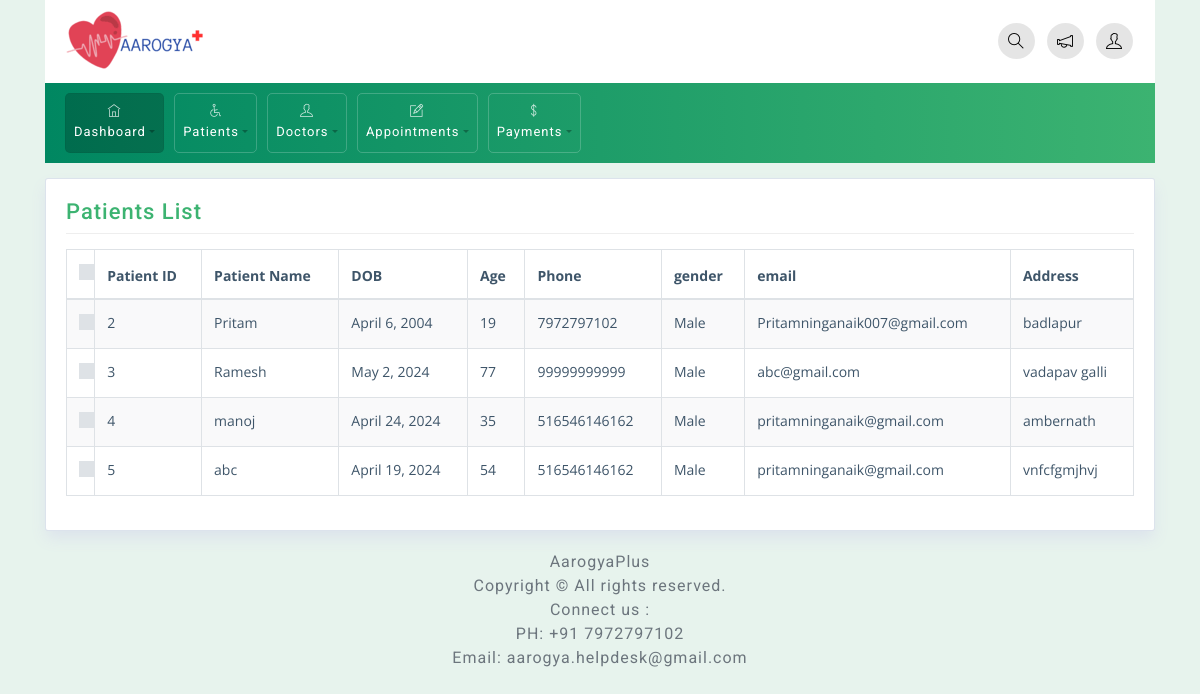
The page /Patients/info (signed in) on the database its author committed.
### app/models.py (models this page shows, shortened)
class Patient(models.Model):
    p_id = models.AutoField(primary_key=True)
    patient_name =models.CharField( max_length=100)
    date_of_birth =models.DateField( max_length=100)
    age = models.IntegerField()
    phone = models.IntegerField()
    email = models.EmailField(max_length=100)
    gender = models.CharField(max_length=50)
    address = models.TextField()

### main_app/decorators.py (the view)
        def wrapper_func(request,*args, **kwargs ):
            group = None
            if request.user.groups.exists():
                group = request.user.groups.all()[0].name
            if group in allowed_roles:
                return view_func(request,*args, **kwargs)
            else:
                return HttpResponse('you are not authorized to view this page')

### main_app/views.py (called while the page is built)
@allowed_users(allowed_roles=['admins'])
def Patient_info(request):
    patients = Patient.objects.all()
    return render(request,'patients/patient_list.html',{'patients': patients})

### templates/patients/patient_list.html (shortened to what this page needs)
{% extends 'base.html' %}
{% block content %}
<div class="container">
    <div class="row">
        <div class="col-md-12">
            <div class="widget-area-2 proclinic-box-shadow">
                <h3 class="widget-title">Patients List</h3>
                <div class="table-responsive mb-3">
                    <table id="tableId" class="table table-bordered table-striped">
                        <thead>
                            <tr>
                                <th class="no-sort">
                                    <div class="custom-control custom-checkbox">
                                    </div>
                                </th>
                                <th>Patient ID</th>
                                <th>Patient Name</th>
                                <th>DOB</th>
                                <th>Age</th>
                                <th>Phone</th>
                                <th>gender</th>
                                <th>email</th>
                                <th>Address</th>
                            </tr>
                        </thead>
                        <tbody>
                            {% for patient in patients %}
                            <tr>
                                <td>
                                    <div class="custom-control custom-checkbox">
                                    </div>
                                </td>
                                <td>{{ patient.p_id}}</td>
                                <td>{{ patient.patient_name}}</td>
                                <td>{{ patient.date_of_birth }}</td>
                                <td>{{ patient.age }}</td>
                                <td>{{ patient.phone }}</td>
                                <td>{{ patient.gender }}</td>
                                <td>{{ patient.email }}</td>
                                <td>{{ patient.address }}</td>
                            </tr>
                            {% endfor %}
                        </tbody>
                    </table>
                </div>
            </div>
        </div>
    </div>
</div>
{% endblock %}

### static/css/styles.css (style rules this page uses)
body { font-family: 'Open Sans', sans-serif; background-color: #E7F3ED; color: #3e5569; border: 0; width: 100%; background-size: cover; background-position:center; }
h1, h2, h3, h4, h5, h6, span, .menu-nav { font-family: 'Roboto', sans-serif; letter-spacing: 1px; }
.table td, .table th { padding: .75rem; }
.proclinic-box-shadow { border-radius: 0; border: 0; -webkit-box-shadow: 0 0 0 1px #dce3ec, 0 8px 16px 0 #dce3ec; box-shadow: 0 0 0 1px #dce3ec, 0 8px 16px 0 #dce3ec; background: #fff; margin-top: 20px; }
div[class*="col-"] { padding-right: 6px; padding-left: 6px; }
.table-striped tbody tr:nth-of-type(odd) { background-color: rgba(61,79,90,.03); }
.table .custom-control.custom-checkbox { padding-left: 0; }
table.table tbody td, table.table thead th { font-size: 14px; }
.widget-area-2 { background: #fff; margin-top: 1rem; padding: 20px; padding-bottom: 2px; border-radius: 2px; }
.widget-title { font-size: 22px; padding-bottom: .5rem; margin-bottom: 15px; border-bottom: 1px solid #eeeeee; }

### static/css/green.css (style rules this page uses)
.widget-title { color: #3CB371; }

### static/css/responsive.css (style rules this page uses)
@media (min-width: 992px) { .row { margin-right: -5px; margin-left: -5px; } }

### rows shown on the page
Patient: p_id "2", patient_name "Pritam", date_of_birth "April 6, 2004", age "19", phone "7972797102", gender "Male", email "Pritamninganaik007@gmail.com", address "badlapur"
Patient: p_id "3", patient_name "Ramesh", date_of_birth "May 2, 2024", age "77", phone "99999999999", gender "Male", email "abc@gmail.com", address "vadapav galli"
Patient: p_id "4", patient_name "manoj", date_of_birth "April 24, 2024", age "35", phone "516546146162", gender "Male", email "pritamninganaik@gmail.com", address "ambernath"
Patient: p_id "5", patient_name "abc", date_of_birth "April 19, 2024", age "54", phone "516546146162", gender "Male", email "pritamninganaik@gmail.com", address "vnfcfgmjhvj"
